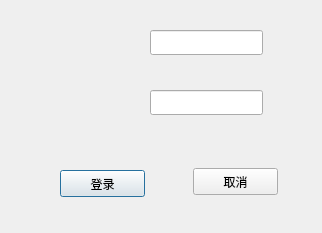
<?xml version="1.0" encoding="UTF-8"?>
<ui version="4.0">
 <class>QqLogin</class>
 <widget class="QDialog" name="QqLogin">
  <property name="geometry">
   <rect>
    <x>0</x>
    <y>0</y>
    <width>322</width>
    <height>233</height>
   </rect>
  </property>
  <property name="windowTitle">
   <string>QqLogin</string>
  </property>
  <widget class="QPushButton" name="blogin">
   <property name="geometry">
    <rect>
     <x>60</x>
     <y>170</y>
     <width>85</width>
     <height>27</height>
    </rect>
   </property>
   <property name="text">
    <string>登录</string>
   </property>
  </widget>
  <widget class="QPushButton" name="bcancel">
   <property name="geometry">
    <rect>
     <x>193</x>
     <y>168</y>
     <width>85</width>
     <height>27</height>
    </rect>
   </property>
   <property name="text">
    <string>取消</string>
   </property>
  </widget>
  <widget class="QLineEdit" name="uname">
   <property name="geometry">
    <rect>
     <x>150</x>
     <y>30</y>
     <width>113</width>
     <height>25</height>
    </rect>
   </property>
   <property name="font">
    <font>
     <pointsize>20</pointsize>
    </font>
   </property>
  </widget>
  <widget class="QLineEdit" name="upasswd">
   <property name="geometry">
    <rect>
     <x>150</x>
     <y>90</y>
     <width>113</width>
     <height>25</height>
    </rect>
   </property>
   <property name="font">
    <font>
     <pointsize>20</pointsize>
    </font>
   </property>
   <property name="echoMode">
    <enum>QLineEdit::Password</enum>
   </property>
  </widget>
 </widget>
 <layoutdefault spacing="6" margin="11"/>
 <resources/>
 <connections/>
</ui>
